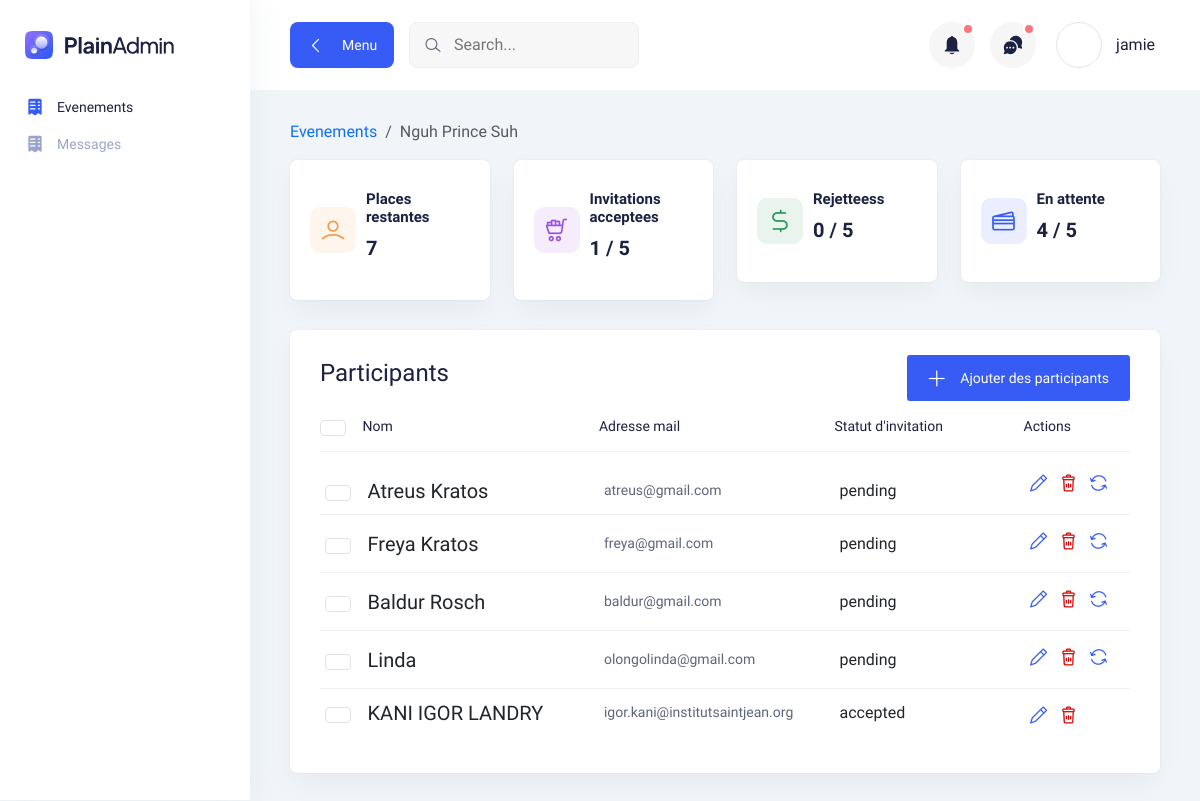
Page /events/17 (signed in) on the earlier database version.
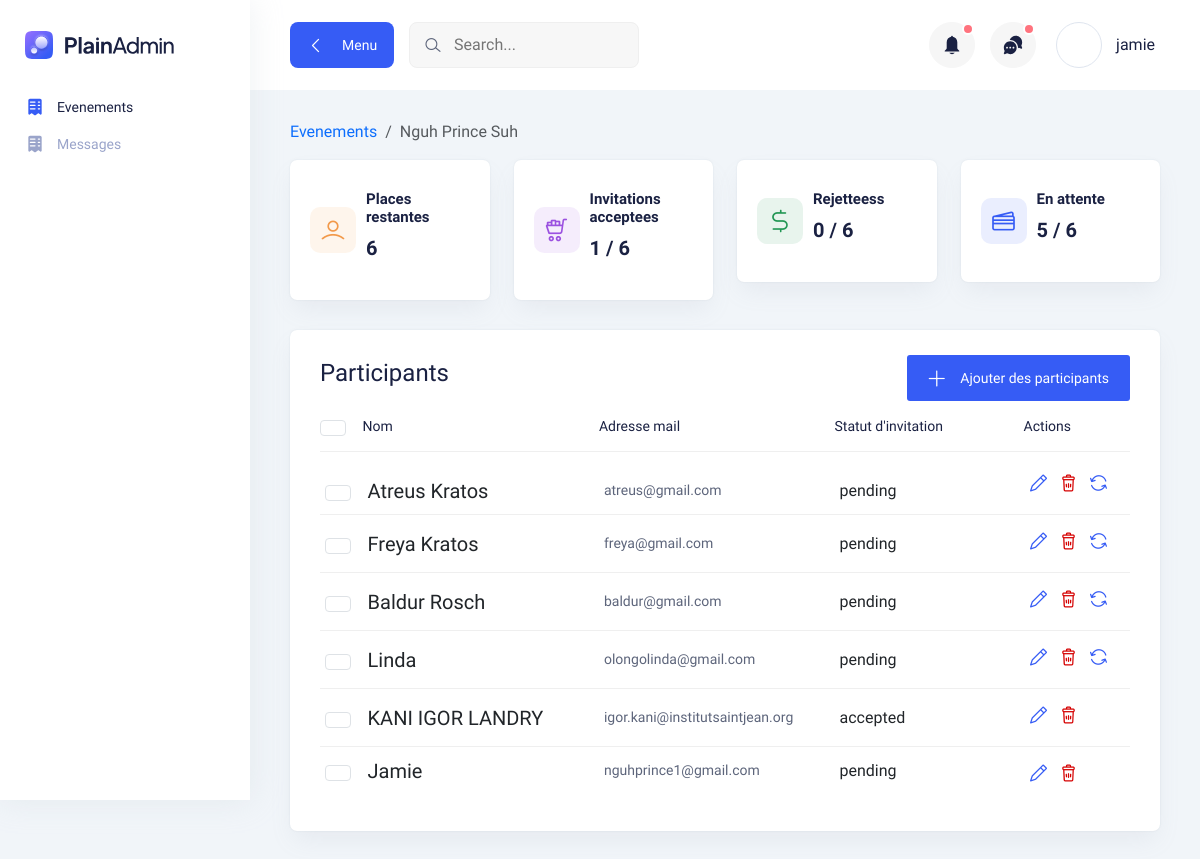
Same page on the later database version.
### main/models.py (models this page shows, shortened)
class Evenement(models.Model):
    EVENT_TYPES = [
        ("pres", _("Presentiel")),
        ("online", _("En ligne"))
    ]
    EVENT_CATEGORIES = [
        ("marriage", _("Marriage")),
        ("seminar", _("Seminaire")),
        ("workshop", _("Atelier")),
        ("meeting", _("Meeting")),
    ]
    nom = models.CharField(max_length=100)
    ville = models.CharField(max_length=100, default="Yaounde")
    pays = models.CharField(max_length=100, default="Cameroun")
    lieu = models.TextField()
    nombres_de_places = models.IntegerField(null=True, blank=True)
    rempli = models.BooleanField(default=False) # this is True when the event is sold out
    prix = models.FloatField(default=0)
    entree_gratuit = models.BooleanField(default=False)
    description = models.TextField(null=True, blank=True)
    categorie = models.CharField(default="marriage", choices=EVENT_CATEGORIES, max_length=20)
    type =models.CharField(default="pres", choices=EVENT_TYPES, max_length=10)
    organisateur = models.CharField(max_length=50, null=True, blank=True)
    contact = models.CharField(max_length=100, blank=True, null=True, verbose_name=_("Contact d'organisateur"))
    date_heure_debut = models.DateTimeField(default=timezone.now, verbose_name=_("Debut (Date & heure)"))
    date_heure_fin = models.DateTimeField(null=True, blank=True, verbose_name=_("Fin (Date & heure)"))
    lieu = models.TextField(null=True, blank=True)
    lien = models.URLField(null=True, blank=True)
    user = models.ForeignKey(User, null=True, on_delete=models.CASCADE)
    def __str__(self):
        return f"{self.nom}: {self.ville}, {self.pays}"
    def get_invitations_with_status(self, status="pending"):
        status = status.lower()
        if status not in ["pending", "accepted", 'rejected']:
            raise ValueError(f"Status must either be pending, accepted or rejected")
        return self.participant_set.filter(statut=status)
    @property
    def accepted_invitations(self):
        return self.get_invitations_with_status("accepted")
    @property
    def rejected_invitations(self):
        return self.get_invitations_with_status("rejected")
    @property
    def pending_invitations(self):
        return self.get_invitations_with_status("pending")
    @property
    def nombres_de_places_restantes(self):
        return self.nombres_de_places - self.participant_set.count()

class Participant(models.Model):
    INVITATION_STATUS = [
        ("pending", _("En attente")),
        ("rejected", _("Rejetée")),
        ("accepted", _("Accepté"))
    ]
    evenement = models.ForeignKey(Evenement, on_delete=models.CASCADE)
    name = models.CharField(max_length=100)
    email = models.EmailField()
    statut = models.CharField(max_length=15, choices=INVITATION_STATUS, default="pending")
    invitation_successful = models.BooleanField(null=True)

### main/views.py (the view)
# urls.py: path("events/", views.events, name="events"),
@login_required
def events(request, event_id=None):
    user = request.user
    edit_form = UpdateEvenementForm
    if not event_id:
        if request.method == 'POST':
            form = EvenementForm(request.POST, request.FILES)
            if form.is_valid():
                evenement = form.save()
                evenement.user = user
                evenement.save()
                excel_file = form.cleaned_data.get("participants_file")
                if excel_file:
                    try:
                        df = pd.read_excel(excel_file)
                        for index, row in df.iterrows():
                            email = row.get("Email")
                            name = row.get("Nom")
                            if email and name:
                                Participant.objects.create(
                                    evenement=evenement,
                                    email=email,
                                    statut='pending',
                                    name=name
                                )
                    except Exception as e:
                        evenement.delete()
                        return JsonResponse({'success': False, 'errors': ['Error adding participants from excel file']})
                return JsonResponse({'success': True})  # Return success response
            return JsonResponse({'success': False, 'errors': form.errors})  # Return validation errors
        else:
            form = EvenementForm()
            evenements = Evenement.objects.filter(Q(user=user) | Q(user__isnull=True))
        return render(request, "main/evenements.html",
                      context={'evenements': evenements, 'form': form, 'edit_form': edit_form})
    else:
        event = get_object_or_404(Evenement, id=event_id, user=user)
        context = {
            'event': event,
            'update_participant_form': UpdateParticipantForm,
            'participant_form': ParticipantForm,
            'participants_json': [model_to_dict(p) for p in event.participant_set.all()]
        }
        print("Returning context... ")
        print(context)
        return render(request, "main/event_detail.html", context=context)

### main/templates/main/event_detail.html (shortened to what the changed rows need)
{% extends 'main/event_detail_base.html' %}
{% load i18n %}
{% block page_content %}
<section>
    <div class="container-fluid pt-30">
        <nav aria-label="breadcrumb">
            <ol class="breadcrumb">
                <li class="breadcrumb-item"><a href="{% url 'events' %}">{% trans "Evenements" %}</a></li>
                <li class="breadcrumb-item active" aria-current="page">{{ event.nom }}</li>
            </ol>
        </nav>
        <div class="row">
            <div class="col-xl-3 col-lg-4 col-sm-6">
                <div class="icon-card mb-30">
                  <div class="content">
                    <h6 class="mb-10">Places restantes</h6>
                    <h3 class="text-bold mb-10">{{ event.nombres_de_places_restantes }}</h3>
                  </div>
                </div>
            </div>
            <div class="col-xl-3 col-lg-4 col-sm-6">
              <div class="icon-card mb-30">
                <div class="content">
                  <h6 class="mb-10">Invitations acceptees</h6>
                  <h3 class="text-bold mb-10">{{ event.accepted_invitations.count }} / {{ event.participant_set.count }}</h3>
                </div>
              </div>
            </div>
            <div class="col-xl-3 col-lg-4 col-sm-6">
              <div class="icon-card mb-30">
                <div class="content">
                  <h6 class="mb-10">Rejetteess</h6>
                  <h3 class="text-bold mb-10">{{ event.rejected_invitations.count }} / {{ event.participant_set.count }}</h3>
                </div>
              </div>
            </div>
            <div class="col-xl-3 col-lg-4 col-sm-6">
              <div class="icon-card mb-30">
                <div class="content">
                  <h6 class="mb-10">En attente</h6>
                  <h3 class="text-bold mb-10">{{ event.pending_invitations.count }} / {{ event.participant_set.count }}</h3>
                </div>
              </div>
            </div>
          </div>
        <div class="tables-wrapper mt-6">
            <div class="row">
                <div class="col-lg-12">
                    <div class="card-style mb-30">
                        <div class="table-wrapper table-responsive">
                            <table class="table" id="participants-table">
                                <thead>
                                    <tr>
                                        <th>
                                            <input type="checkbox" id="select-all" class="form-control form-check-input">
                                        </th>
                                        <th class="lead-info">
                                            <h6>{% trans "Nom" %}</h6>
                                        </th>
                                        <th class="lead-email">
                                            <h6>{% trans "Adresse mail" %}</h6>
                                        </th>
                                        <th class="lead-phone">
                                            <h6>{% trans "Statut d'invitation" %}</h6>
                                        </th>
                                        <th>
                                            <h6>{% trans "Actions" %}</h6>
                                        </th>
                                    </tr>
                                </thead>
                                <tbody>
                                    {% for participant in event.participant_set.all %}
                                    <tr>
                                        <td class="min-width">
                                            <input type="checkbox" class="form-check-input form-control" value="{{ participant.id }}">
                                        </td>
                                        <td class="min-width">
                                            <div class="lead">
                                                <div class="lead-text">
                                                    {{ participant.name }}
                                                </div>
                                            </div>
                                        </td>
                                        <td class="min-width">
                                            <p>{{ participant.email }}</p>
                                        </td>
                                        <td class="min-width">
                                            <div class="d-flex flex-row gap-3 align-items-center ">
                                                {{ participant.statut }}
                                            </div>
                                        </td>
                                        <td>
                                            <div class="action">
                                                <button class="text-primary edit-button" data-id="{{ participant.id }}"
                                                    data-bs-toggle="modal" data-bs-target="#editEventModal">
                                                    <i class="lni lni-pencil"></i>
                                                </button>
                                                <button class="text-danger delete-button" data-id="{{ participant.id }}"
                                                    data-nom="{{ evenement.nom }}" data-bs-toggle="modal"
                                                    data-bs-target="#deleteEventModal">
                                                    <i class="lni lni-trash-can"></i>
                                                </button>
                                                {% if participant.statut == 'rejected' or not participant.invitation_successful %}
                                                <button class="text-primary edit-button"
                                                    data-id="{{ participant.id }}" title="Renvoyer l'invitation">
                                                    <i class="lni lni-reload"></i>
                                                </button>
                                                {% endif %}
                                            </div>
                                        </td>
                                    </tr>
                                    {% endfor %}
                                </tbody>
                            </table>
                        </div>
                    </div>
                </div>
            </div>
        </div>
    </div>
</section>
{% endblock %}

Differences in the rows shown:
computed for Evenement "Nguh Prince Suh": nombres_de_places_restantes "7" → "6"; participant_set.count "5" → "6"; pending_invitations.count "4" → "5"
added Participant: name "Jamie", email "nguhprince1@gmail.com", statut "pending"
